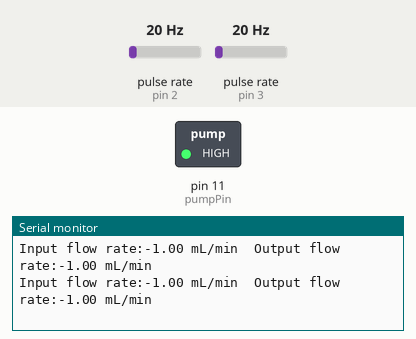
The sketch below on a simulated Arduino Uno, built with avr-gcc and run on an emulated ATmega328P. Shown: switched loads named in the sketch (green lamp = pin HIGH), the last lines printed to the serial monitor. Wiring (inferred from the names in the program): 2 × pulse sensor: data pin 2 / data pin 3. The inputs (shaded band) are chosen by the test bench; at power-on: pulse rate (sensors on pin 2, pin 3) 20 Hz.

Above: at 1.2 s.
1.3 s: pulse rate (sensor on pin 2) set to 4 Hz
4.3 s: pulse rate (sensor on pin 3) set to 4 Hz
7.3 s: pulse rate (sensor on pin 2) set to 50 Hz
At 8.0 s:
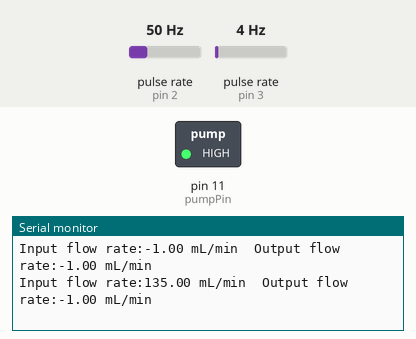
10.3 s: pulse rate (sensor on pin 3) set to 50 Hz
At 11.4 s:
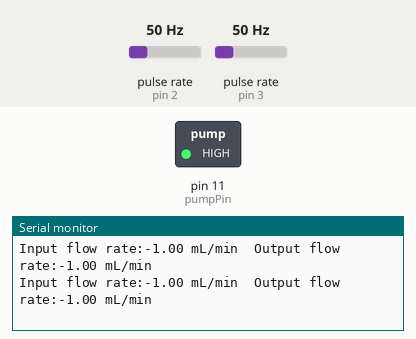
Timing chart, 0 to 13.3 s (numbered marks = the images above; inputs shaded):
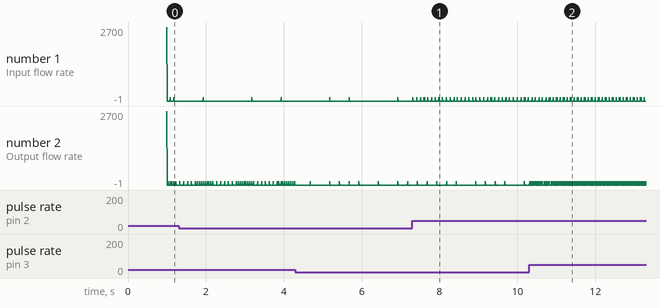

Measured:
- after the input at 7.3 s, the serial monitor: prints a new line at once (image 1)
- after the input at 10.3 s, the serial monitor: prints a new line after 0.08 s (image 2)

The sketch:

Water_Circulation_System.ino
```cpp
/*
  Water Circulation System
      Use interrupts to calculate the number of unit pulses per interval to convert the water flow rate (mL/minute).


  Created 28 Aug. 2020
  by Yi-Xuan Wang

  References:
  https://wiki.seeedstudio.com/Water-Flow-Sensor/
*/

/*--- Preprocessor ---*/
#define pumpPin 11    // The pin location of the pump (~D11) w/ PWM
#define flowPin_in 2  // The pin location of the sensor (D2) w/ interrupt (INT.0)
#define flowPin_out 3 // The pin location of the sensor (D3) w/ interrupt (INT.1)

/*--- Constant ---*/
const unsigned long baudSpeed = 115200; // Sets the data rate in bits per second (baud) for serial data transmission
const unsigned long period = 1000;      // The value is a number of milliseconds

const byte pwm = 255;                   // Full speed operation

/*--- Global Variables ---*/
unsigned long startTime;              // Start time
unsigned long currentTime;            // Current time

volatile unsigned int pulseCount_in;  // Measuring the falling edges of the signal
volatile unsigned int pulseCount_out; // Measuring the falling edges of the signal

float flowRate;

/*--- Functions ---
 *  countISR_*(), function measures the rising and falling edge of the hall effect sensors signal
 *  getFlowrate(unsigned int *), calculate the flow rate from liquid flow meter
 */

void countISR_in() { // Insterrupt Service Rountine (ISR) for input interrrupt
    pulseCount_in = pulseCount_in + 1;
}

void countISR_out() { // Insterrupt Service Rountine (ISR) for output interrupt
    pulseCount_out = pulseCount_out + 1;
}

float getFlowrate(unsigned int pulseCount) {
  flowRate = ((pulseCount * 2.25) * 60);      // Each pulse is approximately 2.25 milliliters

  if (isinf(flowRate) || isnan(flowRate) || (flowRate <= 0.0)) {
    flowRate = -1;
  }

  return flowRate;
}

/*--- Initialization ---*/
void setup(void) {
  Serial.begin(baudSpeed);            // Sets serial port baud to 9600 bps
  pinMode(flowPin_in, INPUT_PULLUP);  // Initializes interrupt D2 declared as an input and pull up resitor is enabled
  pinMode(flowPin_out, INPUT_PULLUP); // Initializes interrupt D3 declared as an input and pull up resitor is enabled
  pinMode(pumpPin, OUTPUT);           // initializes digital pin 11 declared as an output

  // Flow Sensor Initialization
  pulseCount_in = 0;
  pulseCount_out = 0;
  flowRate = 0.0;

  analogWrite(pumpPin, pwm);
  Serial.print("Pump start up, PWM = ");
  Serial.println(pwm);

  attachInterrupt(digitalPinToInterrupt(flowPin_in), countISR_in, FALLING);   // D2 interrupt is attached
  attachInterrupt(digitalPinToInterrupt(flowPin_out), countISR_out, FALLING); // D3 interrupt is attached
}

/*--- Operating ---*/
void loop(void) {
  // Every second, calculate and print millilitres/minute
  currentTime = millis();                     // Get the current "time"

  if ((currentTime - startTime) >= period) {  // Test whether the period has elapsed
    // Clears the function used to attend a specific interrupt
    detachInterrupt(digitalPinToInterrupt(pulseCount_in));
    detachInterrupt(digitalPinToInterrupt(pulseCount_out));

    Serial.print("Input flow rate:");
    Serial.print(getFlowrate(pulseCount_in), 2);  // Prints the number calculated above
    Serial.print(" mL/min\r\t");                  // Prints "mL/minute" and returns a new line
    Serial.print("Output flow rate:");
    Serial.print(getFlowrate(pulseCount_out), 2);
    Serial.println(" mL/min\r");

    // Set pulseCount to 0 ready for calculations
    pulseCount_in = 0;
    pulseCount_out = 0;

    // Reattach interrupt
    attachInterrupt(digitalPinToInterrupt(pulseCount_in), countISR_in, FALLING);
    attachInterrupt(digitalPinToInterrupt(pulseCount_out), countISR_out, FALLING);
  } else {
    return;
  }
}
```
